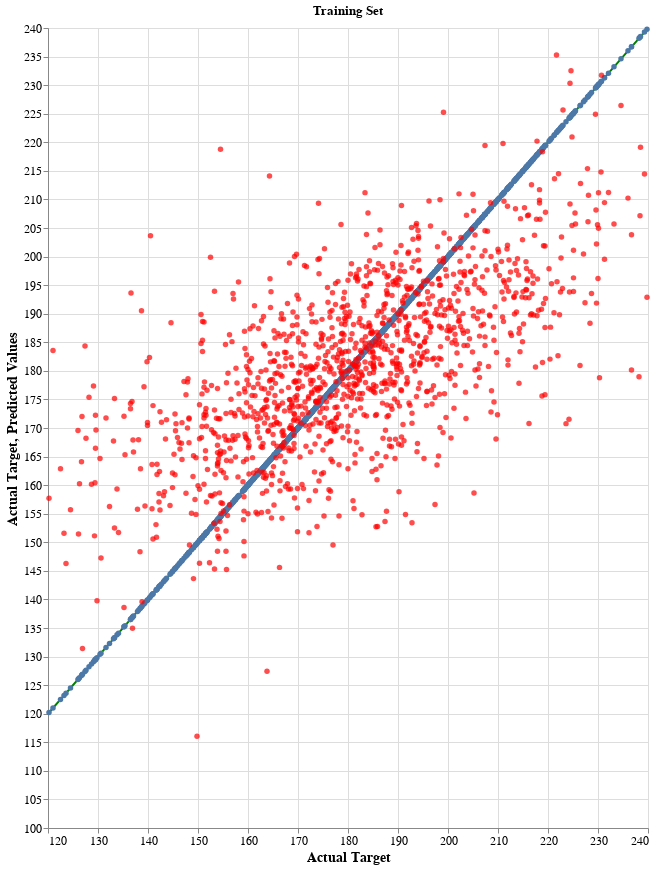

Notebook code cell kept with this figure:
### Code cell
final_chart

### Figure 1 — Vega-Lite specification as saved in the notebook (floating-point values rounded to 4 significant figures; data arrays with more than 128 entries replaced by an {"elided": "..."} marker saying what was removed)
{"config": {"view": {"continuousWidth": 400, "continuousHeight": 300}, "axis": {"labelFontSize": 12, "titleFontSize": 14}, "legend": {"orient": "top"}, "title": {"anchor": "middle"}}, "layer": [{"mark": {"type": "line", "color": "green", "point": true}, "encoding": {"tooltip": [{"field": "Actual Target", "type": "quantitative"}, {"field": "Predicted Values", "type": "quantitative"}], "x": {"field": "Actual Target", "type": "quantitative"}, "y": {"field": "Actual Target", "scale": {"domain": [100, 239.8], "nice": true}, "type": "quantitative"}}, "height": 800, "width": 600}, {"mark": {"type": "circle", "color": "red", "opacity": 0.7}, "encoding": {"tooltip": [{"field": "Actual Target", "type": "quantitative"}, {"field": "Predicted Values", "type": "quantitative"}], "x": {"field": "Actual Target", "type": "quantitative"}, "y": {"field": "Predicted Values", "scale": {"domain": [100, 235.3], "nice": true}, "type": "quantitative"}}}], "data": {"name": "data-2ca4b35e2b348560f6fcd64bb7e68a99"}, "height": 800, "title": "Training Set", "width": 600, "$schema": "https://vega.github.io/schema/vega-lite/v4.17.0.json", "datasets": {"data-2ca4b35e2b348560f6fcd64bb7e68a99": {"elided": "1279 records"}}}
